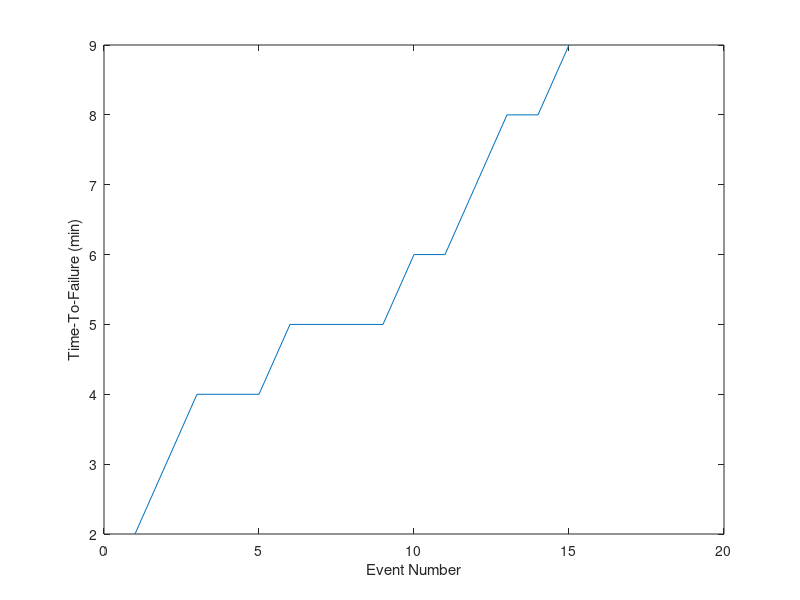
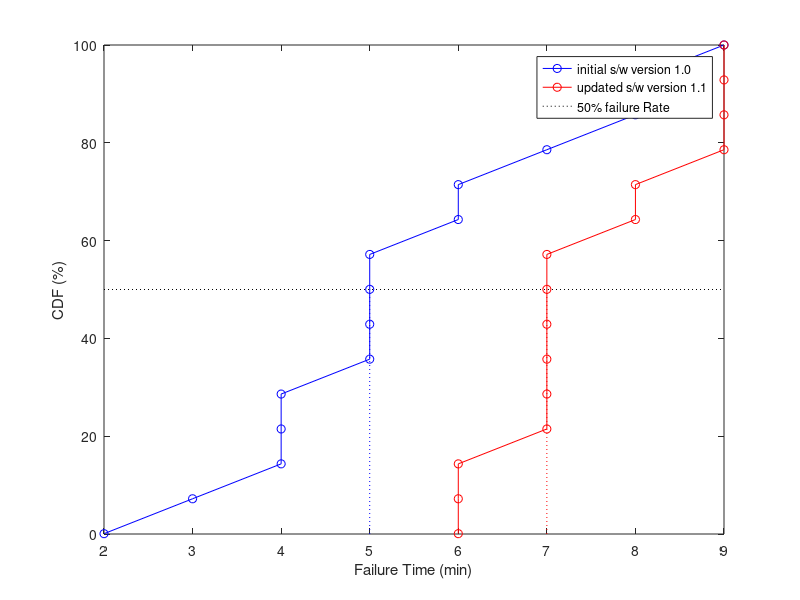

These figures' MATLAB source, in order:
%% Weibull to predict failure rate

% https://www.zvei.org/fileadmin/user_upload/Presse_und_Medien/
% Publikationen/2006/Dezember/Robustness_Validation/Implementation/
% 2012-11_How-to-measure-Lifetime-for-RV-Step-by-Step_Rev19c.pdf

% Number of robots
n = 10;

% Capture a data stream (ds) fo failure events for each robot
ds1 = [0,0,0,0,0,0,0,0,0,0,0,0,0,0,0,0,1];
ds2 = [0,0,0,0,0,0,0,0,0,0,0,0,0,1]; %time interval is fixed, e.g mins

% we must also know the total robot-hours or minutes, eg.
robot_time = length(ds1) + length(ds2);

% complication - we have multiple 'life-times' per episode, can have
% collision event but this does not end the episode TODO

% consider what are the filure modes

% For each robot get the time-to-failure (TTF) distribution
ttf = [5,6,4,5,6,5,4,8,9,2,5,4,3,8,7]; %e.g.

% sort the ttf by value
ttf_sort = sort(ttf);

%% plot TTF
figure(1); clf
plot(ttf_sort)
xlabel('Event Number')
ylabel('Time-To-Failure (min)')

%% TTF-distribution, CDF (cumulative distribution function)
% Normalise to the total number of observed failures

cdf = linspace(1/length(ttf),100,length(ttf));
figure(2); clf;
plot(ttf_sort,cdf,'o-b')
xlabel('Failure Time (min)')
ylabel('CDF (%)')
legend('initial s/w version 1.0','Location','best')

%% Ideally the graph is populated with updates to the DUT
% providing improved time to failure
ttf_v2 = [7,8,6,6,7,9,9,8,9,7,7,6,7,9,7]; %e.g.
ttf_v2_sort = sort(ttf_v2);
cdf_v2 = linspace(1/length(ttf_v2),100,length(ttf_v2));
figure(2); hold on;
plot(ttf_v2_sort,cdf_v2,'o-r')
legend('initial s/w version 1.0','updated s/w version 1.1', ...
    'Location','best')

%% Analyse improvement
plot([2,9],[50,50],':k')
plot([5,5],[0,50],':b')
plot([7,7],[0,50],':r')
legend('initial s/w version 1.0', ...
    'updated s/w version 1.1','50% failure Rate', ...
    'Location','best')
%% Add confidence bounds

%% Spider plot for pertinent failure modes, F1, F2,...Fn
% Plot for S/Wv1.0
% Plot for S/Wv1.1
